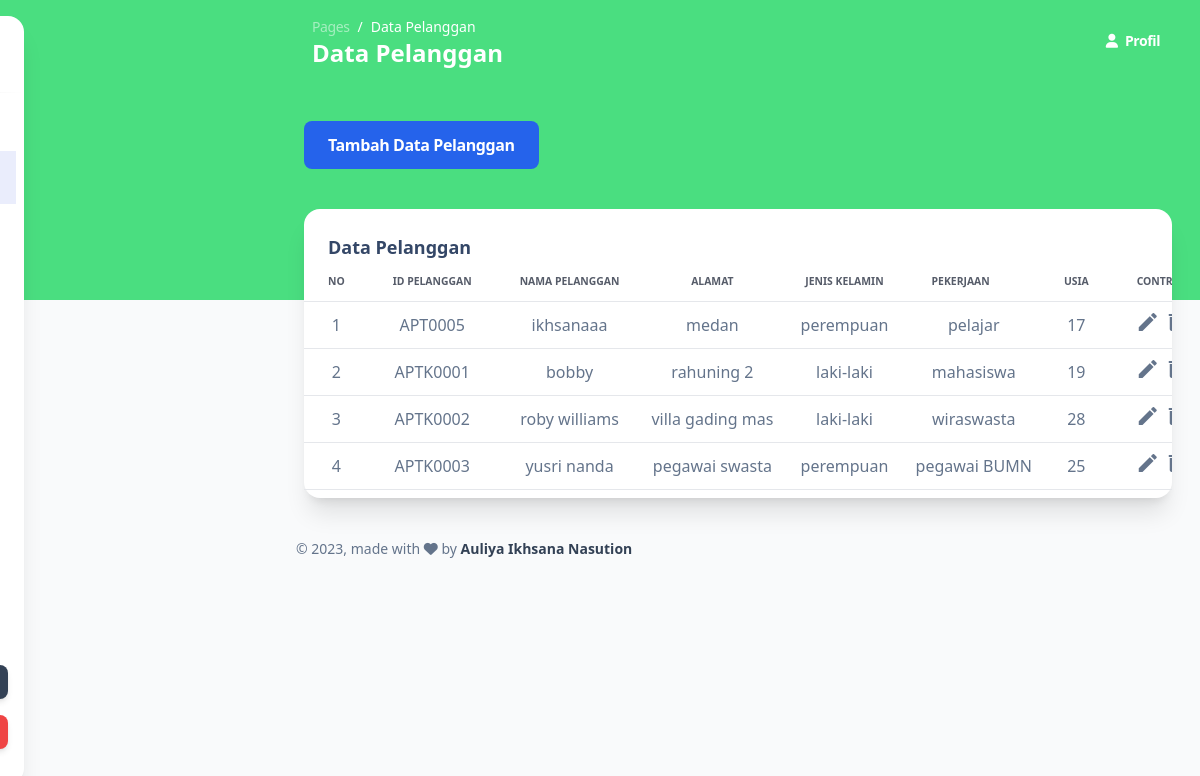
/build/pages/datapelanggan.php (signed in), run on the app's committed database.
### tables this page shows
CREATE TABLE `pelanggan` (
  `id_pelanggan` char(10) NOT NULL DEFAULT 'APTK',
  `nama_pelanggan` varchar(255) DEFAULT NULL,
  `alamat` varchar(255) DEFAULT NULL,
  `jenis_kelamin` enum('laki-laki','perempuan') DEFAULT NULL,
  `pekerjaan` varchar(50) DEFAULT NULL,
  `usia` int(3) DEFAULT NULL
);

### build/pages/datapelanggan.php (the view, shortened to what this page needs)
<!DOCTYPE html>
<html>
<head>
  <link href="../assets/css/nucleo-icons.css" rel="stylesheet" />
  <link href="../assets/css/nucleo-svg.css" rel="stylesheet" />
  <link href="../assets/css/argon-dashboard-tailwind.css?v=1.0.1" rel="stylesheet" />
  <script src="https://cdn.tailwindcss.com"></script>
</head>
<body class="m-0 font-sans text-base antialiased font-normal dark:bg-slate-900 leading-default bg-gray-50 text-slate-500">
  <div class="absolute w-full bg-green-400 dark:hidden min-h-75"></div>
  <aside class="fixed inset-y-0 flex-wrap items-center justify-between block w-full p-0 my-4 overflow-y-auto antialiased transition-transform duration-200 -translate-x-full bg-white border-0 shadow-xl dark:shadow-none dark:bg-slate-850 max-w-64 ease-nav-brand z-990 xl:ml-6 rounded-2xl xl:left-0 xl:translate-x-0" aria-expanded="false">
    <div class="h-19">
      <a class="block px-8 py-6 m-0 text-sm whitespace-nowrap dark:text-white text-slate-700" href="datapelanggan.php" target="_blank">
      </a>
    </div>
    <hr class="h-px mt-0 bg-transparent bg-gradient-to-r from-transparent via-black/40 to-transparent dark:bg-gradient-to-r dark:from-transparent dark:via-white dark:to-transparent" />
    <div class="items-center block w-auto max-h-screen overflow-auto h-sidenav grow basis-full">
      <ul class="flex flex-col pl-0 mb-0">
        <li class="mt-0.5 w-full">
          <a class="py-2.7  dark:text-white dark:opacity-80 text-sm ease-nav-brand my-0 mx-2 flex items-center whitespace-nowrap rounded-lg px-4 font-semibold text-slate-700 transition-colors" href="dashboard.php">
          </a>
        </li>
        <li class="mt-0.5 w-full">
          <a class="bg-blue-500/13 dark:text-white dark:opacity-80 py-2.7 text-sm ease-nav-brand my-0 mx-2 flex items-center whitespace-nowrap px-4 transition-colors" href="datapelanggan.php">
          </a>
        </li>
        <li class="mt-0.5 w-full">
          <a class=" dark:text-white dark:opacity-80 py-2.7 text-sm ease-nav-brand my-0 mx-2 flex items-center whitespace-nowrap px-4 transition-colors" href="datakaryawan.php">
          </a>
        </li>
        <li class="mt-0.5 w-full">
          <a class=" dark:text-white dark:opacity-80 py-2.7 text-sm ease-nav-brand my-0 mx-2 flex items-center whitespace-nowrap px-4 transition-colors" href="dataobat.php">
          </a>
        </li>
        <li class="mt-0.5 w-full">
          <a class=" dark:text-white dark:opacity-80 py-2.7 text-sm ease-nav-brand my-0 mx-2 flex items-center whitespace-nowrap px-4 transition-colors" href="datasupplier.php">
          </a>
        </li>
        <li class="mt-0.5 w-full">
          <a class=" dark:text-white dark:opacity-80 py-2.7 text-sm ease-nav-brand my-0 mx-2 flex items-center whitespace-nowrap px-4 transition-colors" href="datapenjualan.php">
          </a>
        </li>
        <li class="mt-0.5 w-full">
          <a class=" dark:text-white dark:opacity-80 py-2.7 text-sm ease-nav-brand my-0 mx-2 flex items-center whitespace-nowrap px-4 transition-colors" href="datapembelian.php">
          </a>
        </li>
      </ul>
    </div>
    <div class="mx-4">
      <div class="relative flex flex-col min-w-0 break-words bg-transparent border-0 shadow-none rounded-2xl bg-clip-border" sidenav-card>
        <div class="flex-auto w-full p-4 pt-0 text-center">
        </div>
      </div>
      <a href="" target="_blank" class="inline-block w-full px-8 py-2 mb-4 text-xs font-bold leading-normal text-center text-white capitalize transition-all ease-in rounded-lg shadow-md bg-slate-700 bg-150 hover:shadow-xs hover:-translate-y-px">Instagram</a>
      <a class="inline-block w-full px-8 py-2 text-xs font-bold leading-normal text-center text-white align-middle transition-all ease-in bg-red-500 border-0 rounded-lg shadow-md select-none bg-150 bg-x-25 hover:shadow-xs hover:-translate-y-px" href="logout.php">LOG OUT</a>
    </div>
  </aside>
  <main class="relative h-full max-h-screen transition-all duration-200 ease-in-out xl:ml-68 rounded-xl">
    <nav class="relative flex flex-wrap items-center justify-between px-0 py-2 mx-6 transition-all ease-in shadow-none duration-250 rounded-2xl lg:flex-nowrap lg:justify-start" navbar-main navbar-scroll="false">
      <div class="flex items-center justify-between w-full px-4 py-1 mx-auto flex-wrap-inherit">
        <nav>
          <ol class="flex flex-wrap pt-1 mr-12 bg-transparent rounded-lg sm:mr-16">
            <li class="text-sm leading-normal">
              <a class="text-white opacity-50" href="javascript:;">Pages</a>
            </li>
            <li class="text-sm pl-2 capitalize leading-normal text-white before:float-left before:pr-2 before:text-white before:content-['/']" aria-current="page">Data Pelanggan</li>
          </ol>
          <h6 class="mb-0 font-bold text-white capitalize text-2xl">Data Pelanggan</h6>
        </nav>
        <div class="flex items-center mt-2 grow sm:mt-0 sm:mr-6 md:mr-0 lg:flex lg:basis-auto">
          <ul class="flex flex-row justify-end pl-0 mb-0 list-none md-max:w-full">
            <li class="flex items-center">
              <a href="sign-in.html" class="block px-0 py-2 text-sm font-semibold text-white transition-all ease-nav-brand">
                <i class="fa fa-user sm:mr-1"></i>
                <span class="hidden sm:inline">Profil</span>
              </a>
            </li>
          </ul>
        </div>
      </div>
    </nav>
    <div class="mb-10 mt-10 w-fit">
      <a href="function/tambahdatapelanggan.php" class="block ms-8 mt-6 py-3 px-6 rounded-lg bg-blue-600 text-white hover:bg-slate-400 hover:scale-110 font-bold ">Tambah Data Pelanggan</a>
    </div>
    <div class="flex flex-wrap -mx-3 ms-5 mt-4 me-4">
      <div class="flex-none w-full max-w-full px-3">
        <div class="relative flex flex-col min-w-0 mb-6 break-words bg-white border-0 border-transparent border-solid shadow-xl dark:bg-slate-850 dark:shadow-dark-xl rounded-2xl bg-clip-border">
          <div class="p-6 pb-0 mb-0 border-b-0 border-b-solid rounded-t-2xl border-b-transparent">
            <h6 class="dark:text-white font-semibold text-lg">Data Pelanggan</h6>
          </div>
          <div class="flex-auto px-0 pt-0 pb-2 ">
            <div class="p-0 overflow-x-auto">
              <table class="items-center w-full mb-0 align-top border-collapse dark:border-white/40 text-slate-500">
                <thead class="align-bottom">
                  <tr>
                    <th class="px-6 py-3 font-bold text-left uppercase align-middle bg-transparent border-b  #FFFFFFborder-collapse shadow-none dark:border-white/40 dark:text-white text-xxs border-b-solid tracking-none whitespace-nowrap text-slate-900 opacity-70 w-[5%]">No</th>
                    <th class="px-6 py-3 font-bold text-left uppercase align-middle bg-transparent border-b border-collapse shadow-none dark:border-white/40 dark:text-white text-xxs border-b-solid tracking-none whitespace-nowrap text-slate-900 opacity-70">ID Pelanggan</th>
                    <th class="px-6 py-3 font-bold text-left uppercase align-middle bg-transparent border-b border-collapse shadow-none dark:border-white/40 dark:text-white text-xxs border-b-solid tracking-none whitespace-nowrap text-slate-900 opacity-70">Nama Pelanggan</th>
                    <th class="px-6 py-3 font-bold text-center uppercase align-middle bg-transparent border-b border-collapse shadow-none dark:border-white/40 dark:text-white text-xxs border-b-solid tracking-none whitespace-nowrap text-slate-900 opacity-70">Alamat</th>
                    <th class="px-6 py-3 font-bold text-center uppercase align-middle bg-transparent border-b border-collapse shadow-none dark:border-white/40 dark:text-white text-xxs border-b-solid tracking-none whitespace-nowrap text-slate-900 opacity-70">Jenis Kelamin</th>
                    <th class="px-6 py-3 font-bold text-left uppercase align-middle bg-transparent border-b border-collapse shadow-none dark:border-white/40 dark:text-white text-xxs border-b-solid tracking-none whitespace-nowrap text-slate-900 opacity-70">Pekerjaan</th>
                    <th class="px-6 py-3 font-bold text-left uppercase align-middle bg-transparent border-b border-collapse shadow-none dark:border-white/40 dark:text-white text-xxs border-b-solid tracking-none whitespace-nowrap text-slate-900 opacity-70">Usia</th>
                    <th class="px-6 py-3 font-bold text-left uppercase align-middle bg-transparent border-b border-collapse shadow-none dark:border-white/40 dark:text-white text-xxs border-b-solid tracking-none whitespace-nowrap text-slate-900 opacity-70">Control</th>
                  </tr>
                </thead>
                <tbody class="align-center">
                  <?php
                  include "function/koneksi.php";
                  $data = mysqli_query($conn, "SELECT * FROM pelanggan");
                  $num = 1;
                  while ($row = mysqli_fetch_array($data)) {
                  ?>
                    <tr>
                      <td class="p-2 align-middle bg-transparent border-b dark:border-white/40 whitespace-nowrap shadow-transparent text-center w-[5%]"><?php echo $num++ ?>
                      </td>
                      <td class="p-2 align-middle bg-transparent border-b dark:border-white/40 whitespace-nowrap shadow-transparent text-center"><?php echo $row['id_pelanggan'] ?>
                      </td>
                      <td class="p-2 align-middle bg-transparent border-b dark:border-white/40 whitespace-nowrap shadow-transparent text-center"><?php echo $row['nama_pelanggan'] ?>
                      </td>
                      <td class="p-2 align-middle bg-transparent border-b dark:border-white/40 whitespace-nowrap shadow-transparent text-center"><?php echo $row['alamat'] ?>
                      </td>
                      <td class="p-2 align-middle bg-transparent border-b dark:border-white/40 whitespace-nowrap shadow-transparent text-center"><?php echo $row['jenis_kelamin'] ?>
                      </td>
                      <td class="p-2 align-middle bg-transparent border-b dark:border-white/40 whitespace-nowrap shadow-transparent text-center"><?php echo $row['pekerjaan'] ?>
                      </td>
                      <td class="p-2 align-middle bg-transparent border-b dark:border-white/40 whitespace-nowrap shadow-transparent text-center"><?php echo $row['usia'] ?>
                      </td>
                      <td class="p-2 align-middle bg-transparent border-b dark:border-white/40 whitespace-nowrap shadow-transparent text-center">
                        <a href="function/editpelanggan.php?id=<?php echo $row['id_pelanggan']; ?>"><i class="material-icons">edit</i></a>
                        <a href="function/deletepelanggan.php?id=<?php echo $row['id_pelanggan']; ?>" onclick=" return confirm ('Apakah Anda Yakin Ingin Menghapus data Ini ?');"><i class="material-icons">delete</i></a>
                      </td>
                    <?php
                  }
                    ?>
                    </tr>
                </tbody>
              </table>
            </div>
          </div>
        </div>
      </div>
    </div>
    <footer class="pt-4">
      <div class="w-full px-6 mx-auto">
        <div class="flex flex-wrap items-center -mx-3 lg:justify-between">
          <div class="w-full max-w-full px-3 mt-0 mb-6 shrink-0 lg:mb-0 lg:w-1/2 lg:flex-none">
            <div class="text-sm leading-normal text-center text-slate-500 lg:text-left">
              ©
              made with <i class="fa fa-heart"></i> by
              <span class="font-semibold text-slate-700 dark:text-white">Auliya Ikhsana Nasution</span>
            </div>
          </div>
        </div>
      </div>
    </footer>
</body>
<script src="./assets/js/argon-dashboard-tailwind.js?v=1.0.1" async></script>
</html>

### data on the page
pelanggan: id_pelanggan "APT0005", nama_pelanggan "ikhsanaaa", alamat "medan", jenis_kelamin "perempuan", pekerjaan "pelajar", usia "17"
pelanggan: id_pelanggan "APTK0001", nama_pelanggan "bobby", alamat "rahuning 2", jenis_kelamin "laki-laki", pekerjaan "mahasiswa", usia "19"
pelanggan: id_pelanggan "APTK0002", nama_pelanggan "roby williams", alamat "villa gading mas", jenis_kelamin "laki-laki", pekerjaan "wiraswasta", usia "28"
pelanggan: id_pelanggan "APTK0003", nama_pelanggan "yusri nanda", alamat "pegawai swasta", jenis_kelamin "perempuan", pekerjaan "pegawai BUMN", usia "25"
